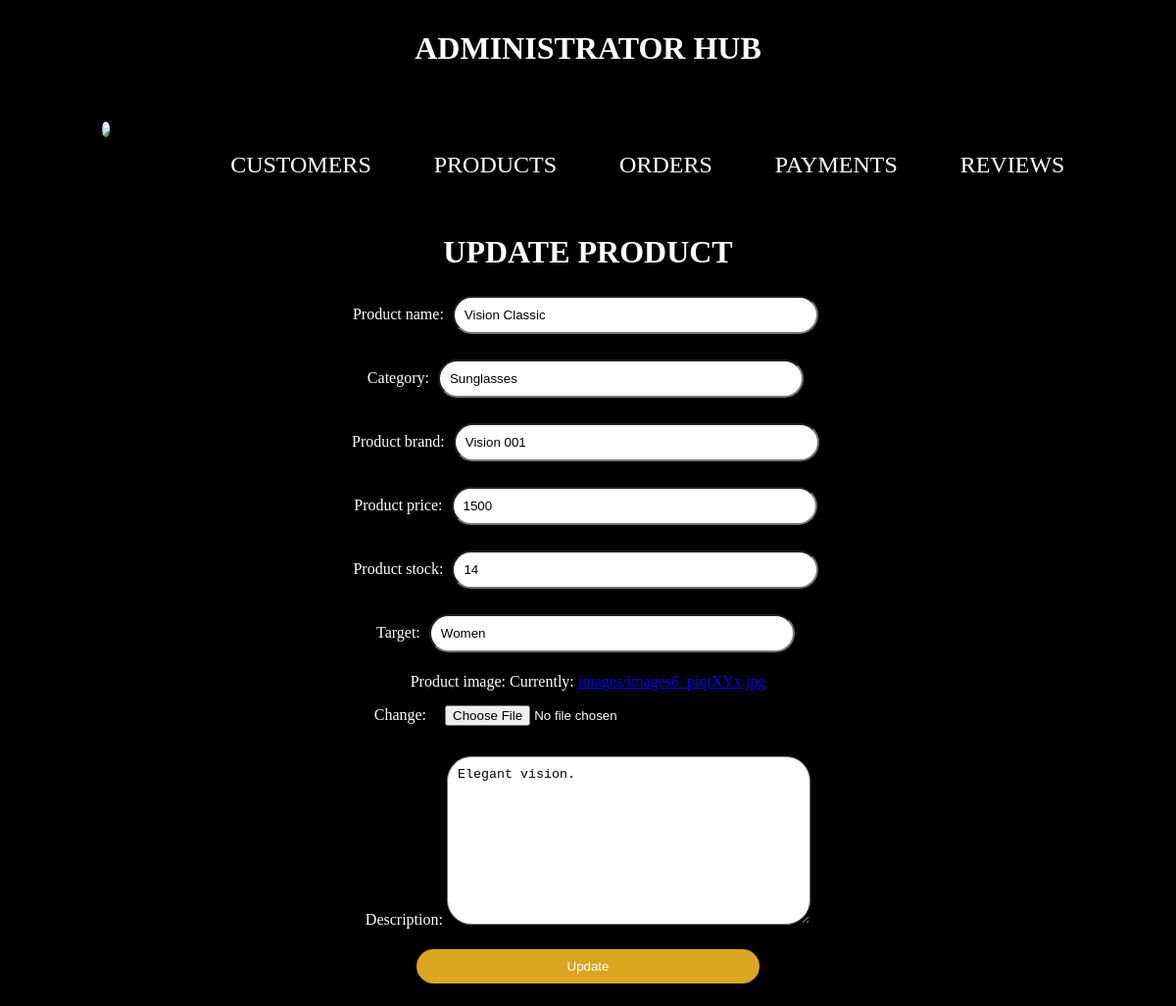
Screenshot of /update_product/1 (signed in) with the database file from the repository.
### products/models.py (models this page shows, shortened)
class Products(models.Model):
    product_image = models.ImageField(upload_to="images/")
    product_name = models.CharField(max_length=30)
    product_brand = models.CharField(max_length=30)
    product_price = models.CharField(max_length=20)
    product_stock = models.IntegerField(null=False)
    target = models.CharField(max_length = 20)
    category = models.CharField(max_length=30)
    description = models.TextField(max_length=200)

### products/views.py (the view)
# urls.py: path("update_product/<product_id>",views.update_product,name="update-product"),
def update_product(request,product_id):
    product = Products.objects.get(pk=product_id)
    form = ProductsForm(request.POST or None,request.FILES or None, instance=product)
    if form.is_valid():
        form.save()
        return redirect('list-products')
    return render(request, 'main/update_product.html',{'product':product, 'form':form})

### products/forms.py
class ProductsForm(ModelForm):
    class Meta:
        model = Products
        fields = ("product_name","category", "product_brand","product_price","product_stock","target","product_image","description")

### products/templates/main/update_product.html (shortened to what this page needs)
{%extends 'main/admin.html'%}
{%block content%}
<center>
    <h1>UPDATE PRODUCT</h1>
    <form action="" method=POST enctype="multipart/form-data" class="myform">
        {{ form.as_p}}
        <input type="submit" value="Update" class="mysubmit">
    </form>
</center>
{%endblock%}

### products/static/admin.css (style rules this page uses)
html { background-color: black; }
.myform input { width: 30%; padding: 10px; border-radius: 25px; margin: 5px; }
.myform textarea { width: 30%; border-radius: 25px; padding: 10px; }
.myform label { text-decoration:none; }
.mysubmit { background-color: goldenrod; color: #fff; border: transparent; }

### products/static/administrator.css (style rules this page uses)
html { background-color: black; color: #fff; padding: 10px; }

### rows the page displays
Products: product_name "Vision Classic", category "Sunglasses", product_brand "Vision 001", product_price "1500", product_stock "14", target "Women", description "Elegant vision."
